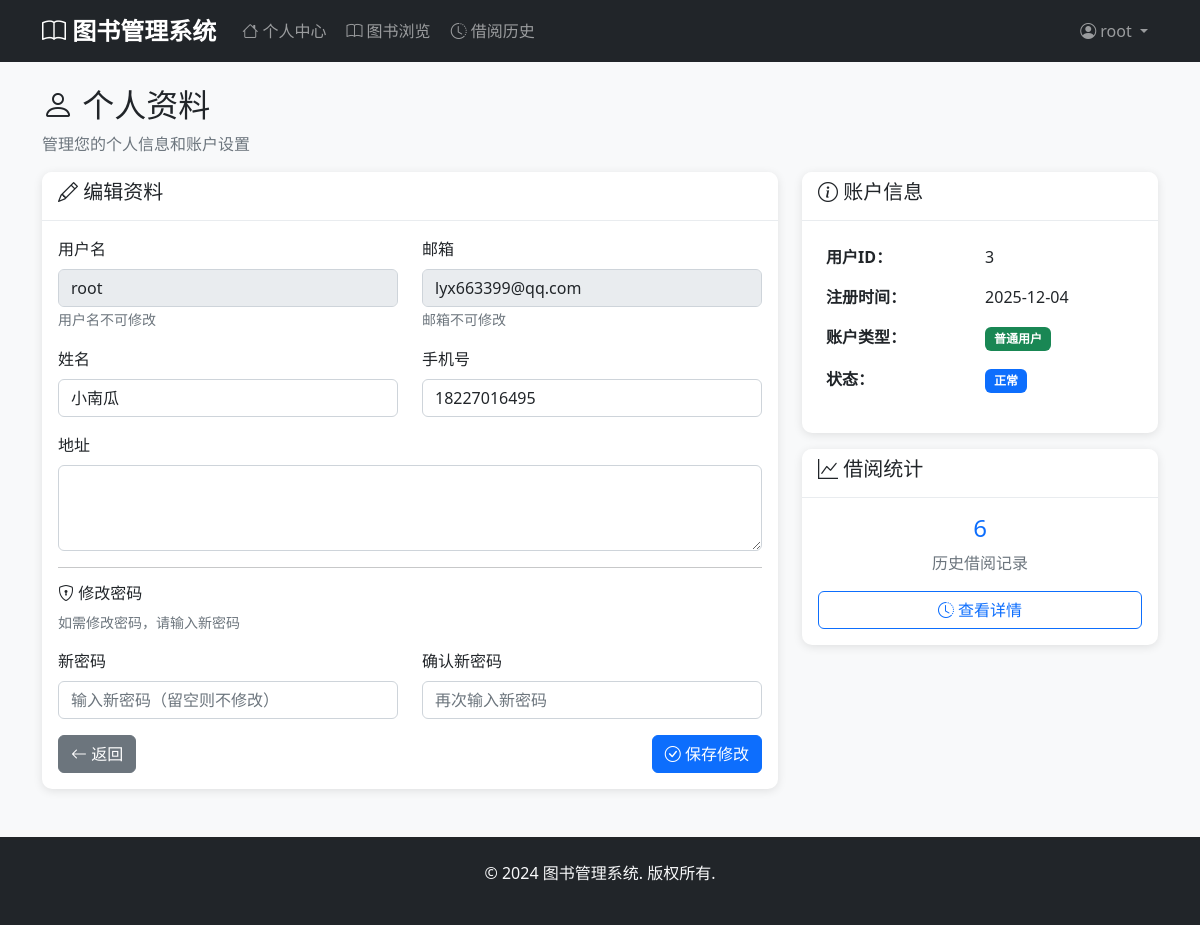
Page /user/profile (signed in) on the committed database.
### models.py (models this page shows, shortened)
class User(db.Model, UserMixin):
    __tablename__ = 'users'
    id = db.Column(db.Integer, primary_key=True)
    username = db.Column(db.String(80), unique=True, nullable=False)
    email = db.Column(db.String(120), unique=True, nullable=False)
    password_hash = db.Column(db.String(128), nullable=False)
    full_name = db.Column(db.String(100), nullable=False)
    phone = db.Column(db.String(20))
    address = db.Column(db.Text)
    created_at = db.Column(db.DateTime, default=datetime.utcnow)
    borrow_records = db.relationship('BorrowRecord', backref='user', lazy=True)

### app.py (the view, shortened to what this page needs)
@app.route('/user/profile', methods=['GET', 'POST'])
@login_required
def user_profile():
    if isinstance(current_user, Admin):
        abort(403)
    borrow_records = BorrowRecord.query.filter_by(user_id=current_user.id).all()
    return render_template('user/profile.html', borrow_records=borrow_records)

### app.py (called while the page is built)
@login_manager.user_loader
def load_user(user_id):
    try:
        user_id = int(user_id)
        admin = Admin.query.get(user_id)
        if admin:
            return admin
        user = User.query.get(user_id)
        return user
    except (ValueError, TypeError):
        return None

### templates/user/profile.html (shortened to what this page needs)
{% extends "base.html" %}
{% block content %}
<div class="row">
    <div class="col-12">
        <h2><i class="bi bi-person"></i> 个人资料</h2>
        <p class="text-muted">管理您的个人信息和账户设置</p>
    </div>
</div>
<div class="row">
    <div class="col-md-8">
        <div class="card">
            <div class="card-header">
                <h5><i class="bi bi-pencil"></i> 编辑资料</h5>
            </div>
            <div class="card-body">
                <form method="POST">
                    <div class="row">
                        <div class="col-md-6 mb-3">
                            <label for="username" class="form-label">用户名</label>
                            <input type="text" class="form-control" id="username" value="{{ current_user.username }}" readonly>
                            <small class="form-text text-muted">用户名不可修改</small>
                        </div>
                        <div class="col-md-6 mb-3">
                            <label for="email" class="form-label">邮箱</label>
                            <input type="email" class="form-control" id="email" value="{{ current_user.email }}" readonly>
                            <small class="form-text text-muted">邮箱不可修改</small>
                        </div>
                    </div>
                    <div class="row">
                        <div class="col-md-6 mb-3">
                            <label for="full_name" class="form-label">姓名</label>
                            <input type="text" class="form-control" id="full_name" name="full_name"
                                   value="{{ current_user.full_name or '' }}">
                        </div>
                        <div class="col-md-6 mb-3">
                            <label for="phone" class="form-label">手机号</label>
                            <input type="tel" class="form-control" id="phone" name="phone"
                                   value="{{ current_user.phone or '' }}">
                        </div>
                    </div>
                    <div class="mb-3">
                        <label for="address" class="form-label">地址</label>
                        <textarea class="form-control" id="address" name="address" rows="3">{{ current_user.address or '' }}</textarea>
                    </div>
                    <hr>
                    <h6><i class="bi bi-shield-lock"></i> 修改密码</h6>
                    <p class="text-muted small">如需修改密码，请输入新密码</p>
                    <div class="row">
                        <div class="col-md-6 mb-3">
                            <label for="password" class="form-label">新密码</label>
                            <input type="password" class="form-control" id="password" name="password"
                                   placeholder="输入新密码（留空则不修改）">
                        </div>
                        <div class="col-md-6 mb-3">
                            <label for="confirm_password" class="form-label">确认新密码</label>
                            <input type="password" class="form-control" id="confirm_password" name="confirm_password"
                                   placeholder="再次输入新密码">
                        </div>
                    </div>
                    <div class="d-flex justify-content-between">
                        <a href="{{ url_for('user_dashboard') }}" class="btn btn-secondary">
                            <i class="bi bi-arrow-left"></i> 返回
                        </a>
                        <button type="submit" class="btn btn-primary">
                            <i class="bi bi-check-circle"></i> 保存修改
                        </button>
                    </div>
                </form>
            </div>
        </div>
    </div>
    <div class="col-md-4">
        <div class="card">
            <div class="card-header">
                <h5><i class="bi bi-info-circle"></i> 账户信息</h5>
            </div>
            <div class="card-body">
                <table class="table table-borderless">
                    <tbody>
                        <tr>
                            <td><strong>用户ID：</strong></td>
                            <td>{{ current_user.id }}</td>
                        </tr>
                        <tr>
                            <td><strong>注册时间：</strong></td>
                            <td>{{ current_user.created_at.strftime('%Y-%m-%d') }}</td>
                        </tr>
                        <tr>
                            <td><strong>账户类型：</strong></td>
                            <td><span class="badge bg-success">普通用户</span></td>
                        </tr>
                        <tr>
                            <td><strong>状态：</strong></td>
                            <td><span class="badge bg-primary">正常</span></td>
                        </tr>
                    </tbody>
                </table>
            </div>
        </div>
        <div class="card mt-3">
            <div class="card-header">
                <h5><i class="bi bi-graph-up"></i> 借阅统计</h5>
            </div>
            <div class="card-body">
                <div class="text-center">
                    <h4 class="text-primary">{{ borrow_records|length if borrow_records else 0 }}</h4>
                    <p class="text-muted">历史借阅记录</p>
                </div>
                <a href="{{ url_for('borrow_history') }}" class="btn btn-outline-primary w-100">
                    <i class="bi bi-clock-history"></i> 查看详情
                </a>
            </div>
        </div>
    </div>
</div>
{% endblock %}

### templates/base.html (shortened to what this page needs)
<!DOCTYPE html>
<html lang="zh-CN">
<head>
    <link href="https://cdn.jsdelivr.net/npm/bootstrap@5.1.3/dist/css/bootstrap.min.css" rel="stylesheet">
    <link href="https://cdn.jsdelivr.net/npm/bootstrap-icons@1.7.2/font/bootstrap-icons.css" rel="stylesheet">
    <link href="{{ url_for('static', filename='css/style.css') }}" rel="stylesheet">
</head>
<body>
    <nav class="navbar navbar-expand-lg navbar-dark bg-dark">
        <div class="container">
            <a class="navbar-brand" href="{{ url_for('index') }}">
                <i class="bi bi-book"></i> 图书管理系统
            </a>
            <div class="collapse navbar-collapse" id="navbarNav">
                {% if current_user.is_authenticated %}
                    {% if current_user.__class__.__name__ == 'Admin' %}
                        <ul class="navbar-nav me-auto">
                            <li class="nav-item">
                                <a class="nav-link" href="{{ url_for('admin_dashboard') }}">
                                    <i class="bi bi-speedometer2"></i> 仪表板
                                </a>
                            </li>
                            <li class="nav-item dropdown">
                                <a class="nav-link dropdown-toggle" href="#" id="manageDropdown" role="button" data-bs-toggle="dropdown">
                                    <i class="bi bi-gear"></i> 系统管理
                                </a>
                                <ul class="dropdown-menu">
                                    <li><a class="dropdown-item" href="{{ url_for('admin_users') }}">用户管理</a></li>
                                    <li><a class="dropdown-item" href="{{ url_for('admin_books') }}">图书管理</a></li>
                                    <li><a class="dropdown-item" href="{{ url_for('admin_categories') }}">分类管理</a></li>
                                    <li><a class="dropdown-item" href="{{ url_for('admin_borrow_records') }}">借阅记录</a></li>
                                </ul>
                            </li>
                        </ul>
                    {% else %}
                        <ul class="navbar-nav me-auto">
                            <li class="nav-item">
                                <a class="nav-link" href="{{ url_for('user_dashboard') }}">
                                    <i class="bi bi-house"></i> 个人中心
                                </a>
                            </li>
                            <li class="nav-item">
                                <a class="nav-link" href="{{ url_for('browse_books') }}">
                                    <i class="bi bi-book"></i> 图书浏览
                                </a>
                            </li>
                            <li class="nav-item">
                                <a class="nav-link" href="{{ url_for('borrow_history') }}">
                                    <i class="bi bi-clock-history"></i> 借阅历史
                                </a>
                            </li>
                        </ul>
                    {% endif %}
                {% endif %}
                <ul class="navbar-nav">
                    {% if current_user.is_authenticated %}
                        <li class="nav-item dropdown">
                            <a class="nav-link dropdown-toggle" href="#" id="userDropdown" role="button" data-bs-toggle="dropdown">
                                <i class="bi bi-person-circle"></i> {{ current_user.username }}
                            </a>
                        </li>
                    {% endif %}
                </ul>
            </div>
        </div>
    </nav>
    <main class="container mt-4 mb-5">
        {% block content %}{% endblock %}
    </main>
    <footer class="bg-dark text-light py-4 mt-5">
        <div class="container text-center">
            <p>&copy; 2024 图书管理系统. 版权所有.</p>
        </div>
    </footer>
</body>
</html>

### static/css/style.css (style rules this page uses)
body { font-family: 'Segoe UI', Tahoma, Geneva, Verdana, sans-serif; background-color: #f8f9fa; }
.navbar-brand { font-weight: bold; font-size: 1.5rem; }
.navbar-nav .nav-link { border-radius: 5px; margin: 0 2px; transition: all 0.3s ease; }
.card { border: none; border-radius: 10px; box-shadow: 0 2px 10px rgba(0, 0, 0, 0.1); transition: transform 0.2s ease, box-shadow 0.2s ease; }
.card-header { background-color: #fff; border-bottom: 1px solid #e9ecef; border-radius: 10px 10px 0 0 !important; font-weight: 600; }
.btn { border-radius: 6px; font-weight: 500; transition: all 0.3s ease; }
.table { border-radius: 10px; overflow: hidden; }
.form-control, .form-select { border-radius: 6px; border: 1px solid #ced4da; transition: all 0.3s ease; }
.badge { font-size: 0.75rem; padding: 0.5em 0.75em; border-radius: 6px; }
.card, .alert { animation: fadeIn 0.5s ease-out; }
footer { margin-top: auto; }

### rows in the picture
User: username "root", email "lyx663399@qq.com", full_name "小南瓜", phone "18227016495", id "3", created_at "2025-12-04"

### other values in the picture
{{ borrow_records|length if borrow_records else 0 }} "6"
